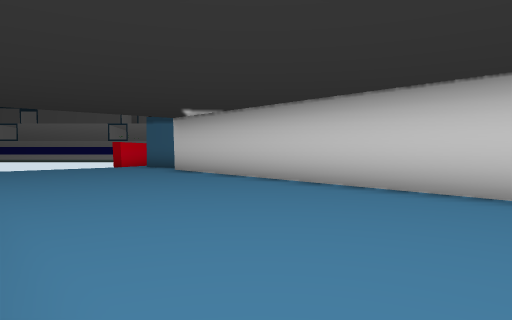
[1] (above)

24 first-person views from a walk through a 3-D level made in the Unity game engine. The camera is 1.3 m above the floor, tilts 2° down and sees 75° across. The floor is counted in squares, 2 m on a side. Each view is taken from the middle of a square. On the plan, view 1 faces up. The plan holds only what a view shows up to about 10 squares ahead; the rest is blank. The place goes on beyond the plan. Some surface patterns are stand-ins.

[2]
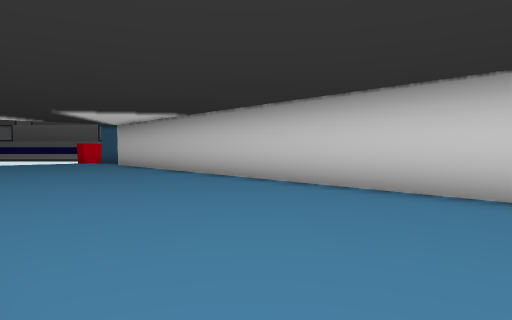

[3]
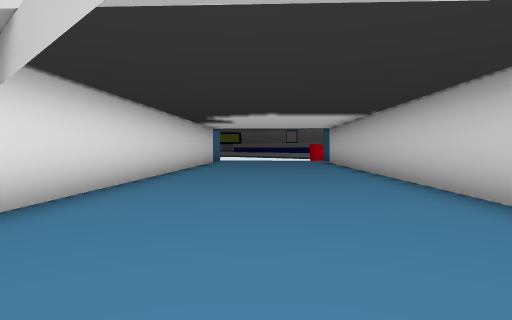

[4]
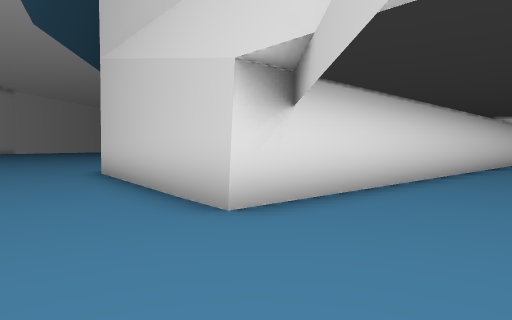

[5]
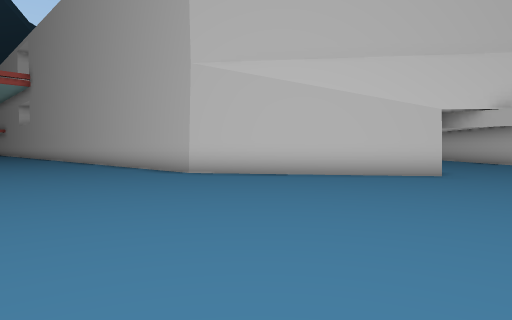

[6]
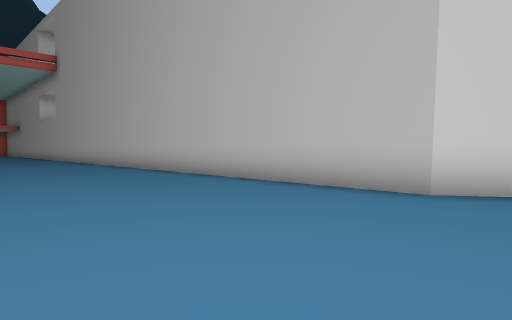

[7]
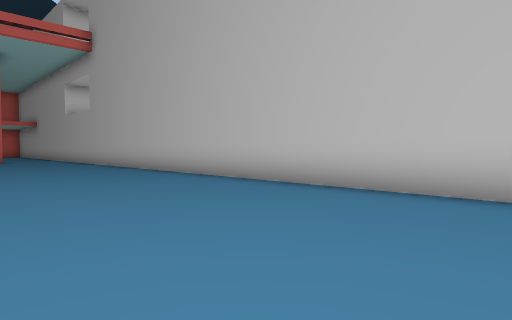

[8]
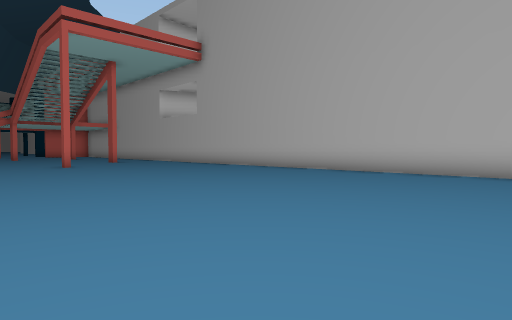

[9]
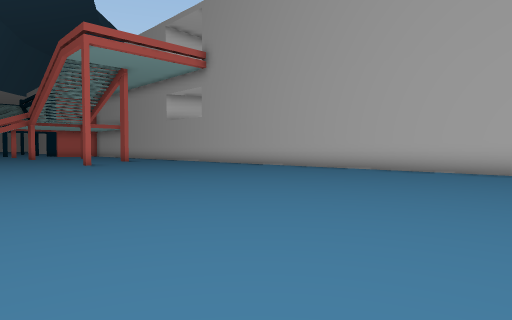

[10]
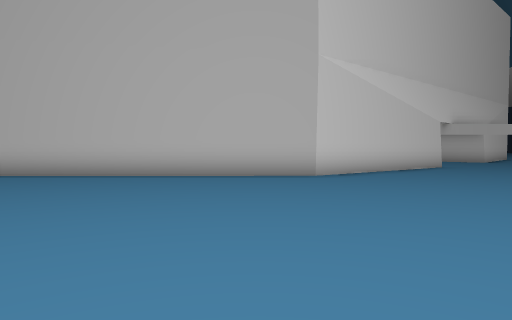

[11]
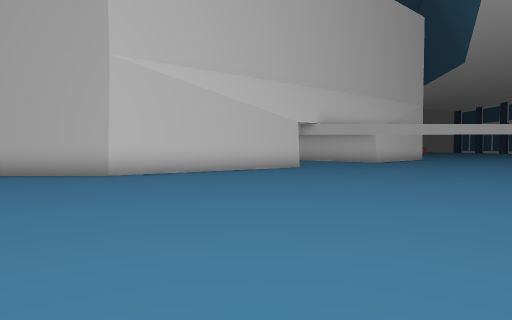

[12]
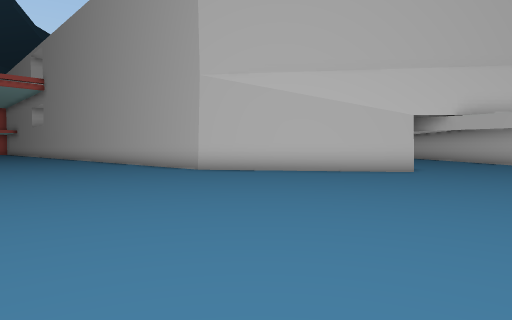

[13]
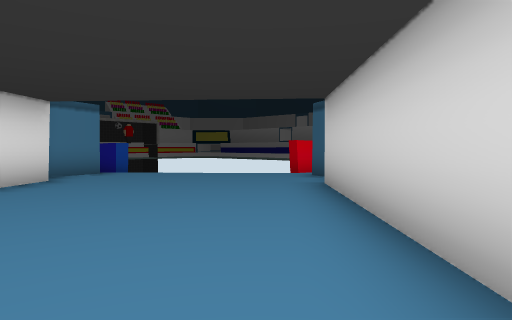

[14]
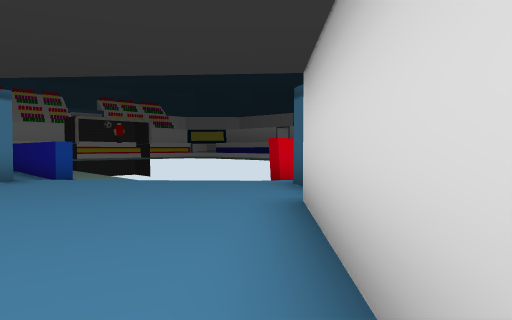

[15]
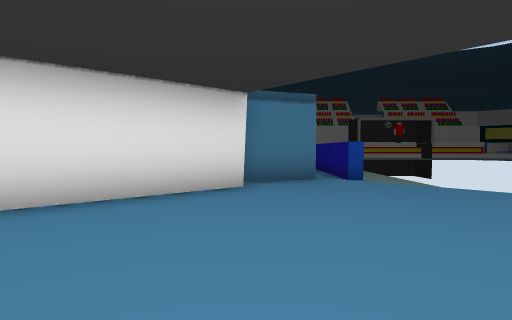

[16]
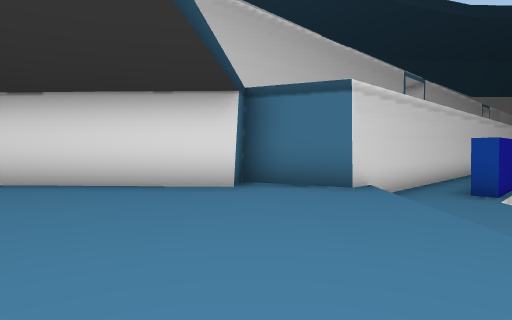

[17]
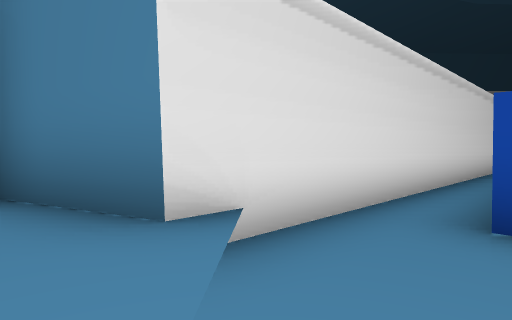

[18]
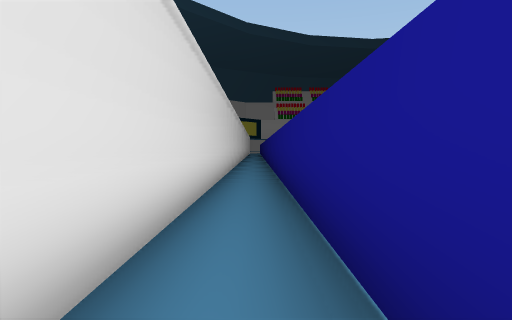

[19]
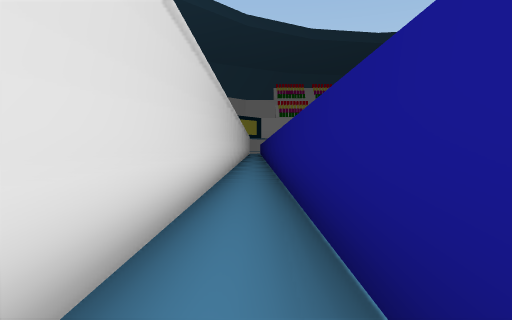

[20]
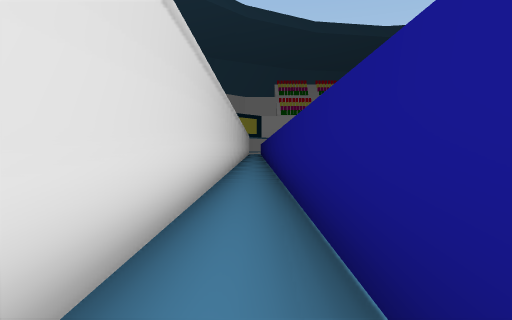

[21]
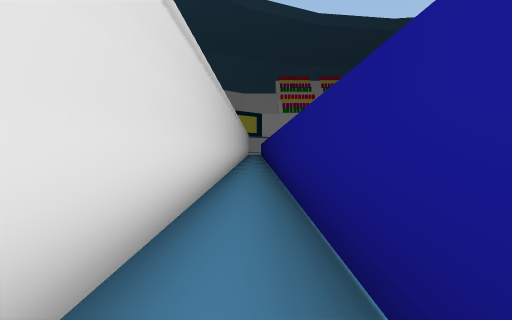

[22]
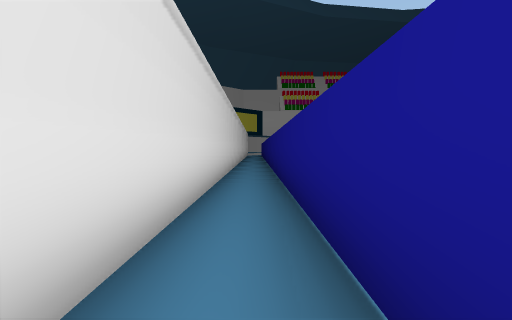

[23]
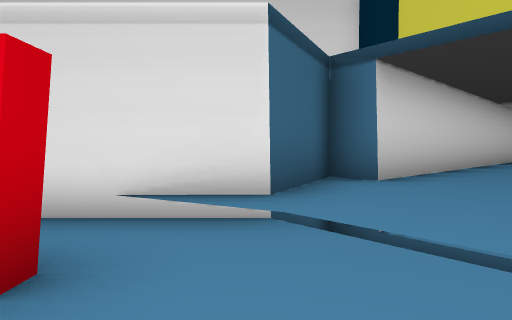

[24]
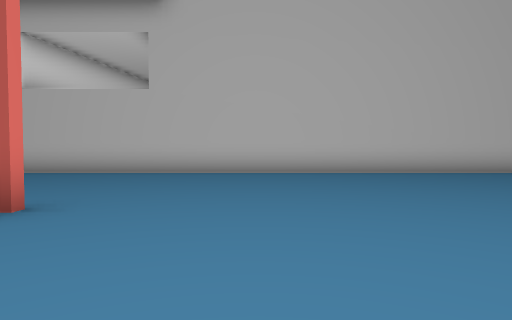

### Floor plan
Key: @ floor where view 1 was taken; # wall or solid block; . main floor; - floor 0.5 m lower than the main floor; / step, stairs or slope; = window, fence, low wall or low ledge.
Columns run from 29 left of view 1 to 6 right of it. Each row starts with its distance up from view 1.
 13                        #-#
 12                    == --/###
 11                    =#  /...#
 10 ####################--/....##
  9 ---------------------/......##
  8 ######################.......##
  7                      ##.......##
  6                      ###.......##
  5                        ##.......##
  4                         ##.......#
  3                          ##......##
  2                           #.......##
  1                           ##.......#
  0                            ##@......
 -1                             ##......
 -2                              ##.....
 -3                               ##....
 -4                              ##....
 -5                             ##......
 -6                           ###.......
 -7      ######################.........
 -8      ...............................
 -9       ..............................
-10        .............................
-11        .............................
-12         ............................
-13         #...........................
-14          .............. ...  ...
-15           .............  .    .
-16            ............
-17                   .....

Positions as (right, up) in squares from view 1, and headings:
1: (0, 0), facing up
2: (3, -3), facing up
3: (6, -3), facing up-left
4: (6, -3), facing left
5: (5, -12), facing up-left
6: (-1, -12), facing up-left
7: (-6, -12), facing up-left
8: (-8, -16), facing up-left
9: (-7, -17), facing up-left
10: (-4, -15), facing up
11: (1, -15), facing up
12: (6, -13), facing up-left
13: (1, 5), facing up-left
14: (0, 7), facing up-left
15: (-1, 7), facing left
16: (-3, 11), facing down-left
17: (-7, 10), facing down-left
18: (-12, 9), facing left
19: (-15, 9), facing left
20: (-18, 9), facing left
21: (-21, 9), facing left
22: (-24, 9), facing left
23: (-7, 12), facing right
24: (-18, -16), facing up
